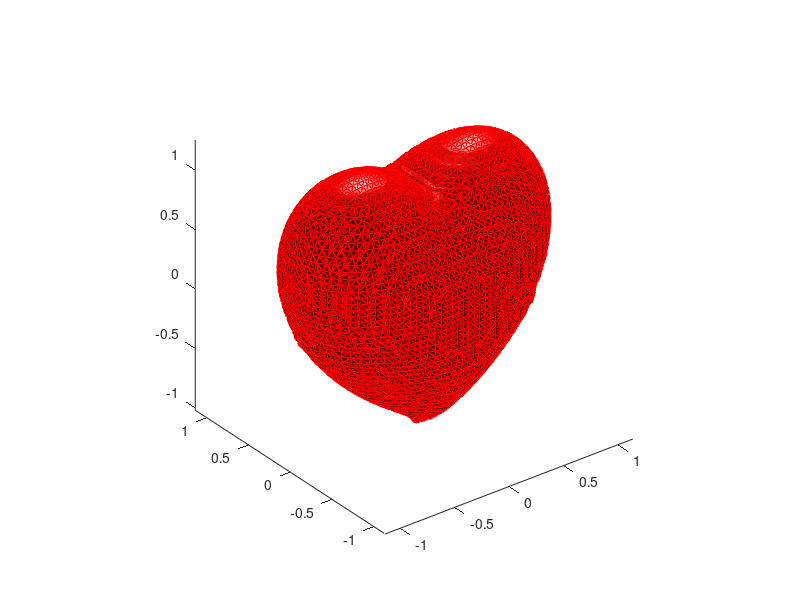

Recreate this plot in MATLAB. (Note: this script raises an error after producing the figure.)
% File:      heart3d.m
% Author:    Ioannis Filippidis, jfilippidis@gmail.com
% Date:      2011.02.07
% Language:  MATLAB, program version: 7.11 (2010b)
% Purpose:   draw 3D heart, export mesh to idft-> convert to u3d-> movie15
% Copyright: Ioannis Filippidis, 2011-

function [fvc] = heart3d
step = 0.05;
[X Y Z] = meshgrid(-3:step:3, -3:step:3, -3:step:3);
F=((-(X.^2).*(Z.^3)-(9/80).*(Y.^2).*(Z.^3))+((X.^2)+(9/4).*(Y.^2)+(Z.^2)-1).^3);
p = patch(isosurface(X,Y,Z,F,0));
set(p,'facecolor','r','EdgeColor','r');
camlight
daspect([1 1 1])
view(3)
axis tight
axis equal

fvc = u3d_pre(p);
fvc.facevertexcdata = flipud(autumn(40944));
% save_idtf('heart3d.idtf',fvc.vertices,fvc.faces,vertexcolors)

% IDTFConverter.exe -input heart3d.idtf -ouput heart3d.u3d
